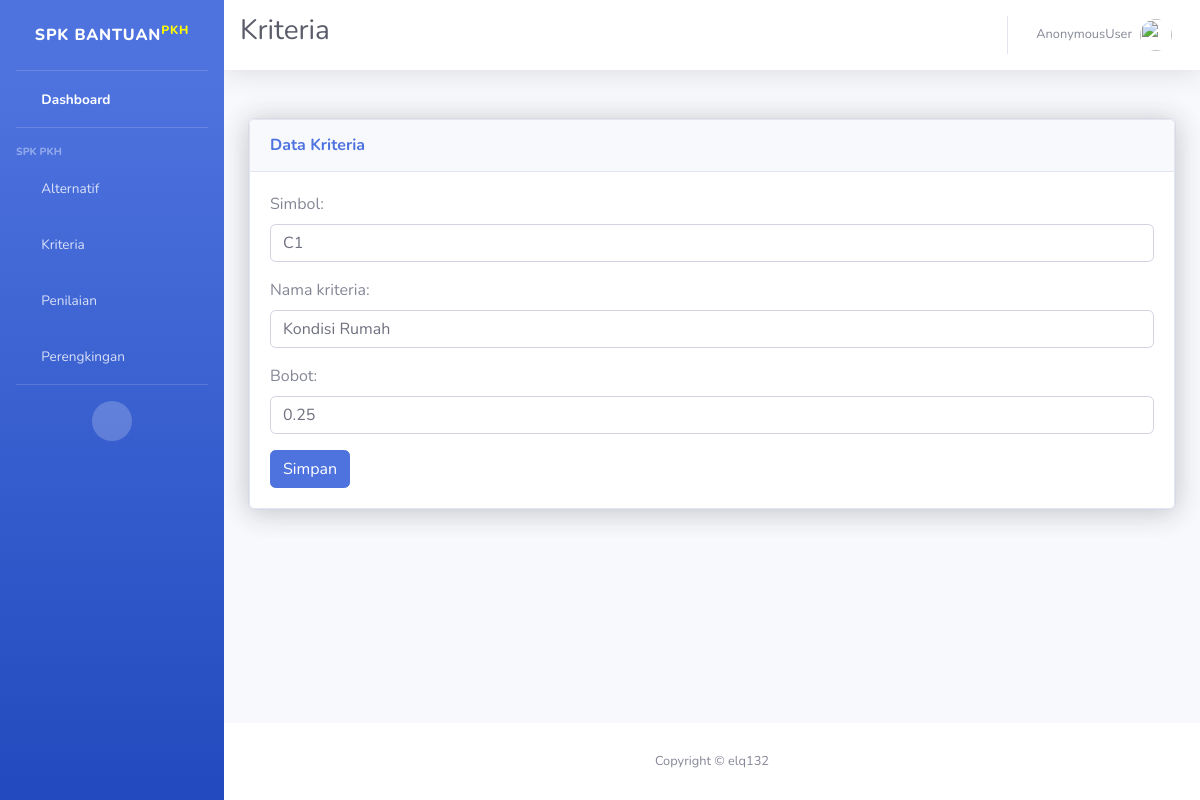
/dashboard/upkriteria/1, run on the app's committed database.
### SPK/models.py (models this page shows, shortened)
class Kriteria(models.Model):
    simbol          = models.CharField(max_length=50)
    nama_kriteria   = models.CharField(max_length=50)
    bobot           = models.FloatField()

### SPK/views.py (the view)
# urls.py: path('upkriteria/<int:id>', views.kriteria_update, name='upkriteria'),
def kriteria_update(request, id):
    kriteria = get_object_or_404(Kriteria, id=id)
    if request.method == 'POST':
        form = KriteriaForm(request.POST, instance=kriteria)
        if form.is_valid():
            form.save()
            return redirect('data:kriteria')
    else:
        form = KriteriaForm(instance=kriteria)
    return render(request, 'kriteria_form.html', {'form': form})

### SPK/forms.py
class KriteriaForm(forms.ModelForm):
    class Meta:
        model = Kriteria
        fields = '__all__'
        widgets = {
            'simbol': forms.TextInput(attrs={'class': 'form-control'}),
            'nama_kriteria': forms.TextInput(attrs={'class': 'form-control'}),
            'bobot': forms.NumberInput(attrs={'class': 'form-control'}),
        }

### templates/kriteria_form.html (shortened to what this page needs)
{%load static%}
<!DOCTYPE html>
<html lang="en">
<head>
    <link href="{%static 'vendor/fontawesome-free/css/all.min.css'%}" rel="stylesheet" type="text/css">
    <link href="{%static 'css/sb-admin-2.min.css'%}" rel="stylesheet">
</head>
<body id="page-top">
    <div id="wrapper">
        <ul class="navbar-nav bg-gradient-primary sidebar sidebar-dark accordion" id="accordionSidebar">
            <a class="sidebar-brand d-flex align-items-center justify-content-center" href="{%url 'index'%}">
                <div class="sidebar-brand-text mx-3">SPK Bantuan<sup style="color: rgb(255, 251, 0);">PKH</sup></div>
            </a>
            <hr class="sidebar-divider my-0">
            <li class="nav-item active">
                <a class="nav-link" href="{%url 'index'%}">
                    <i class="fas fa-fw fa-tachometer-alt"></i>
                    <span>Dashboard</span></a>
            </li>
            <hr class="sidebar-divider">
            <div class="sidebar-heading">
                SPK PKH
            </div>
            <li class="nav-item">
                <a class="nav-link" href="{%url 'data:alternatif'%}">
                    <i class="fas fa-fw fa-chart-area"></i>
                    <span>Alternatif</span></a>
            </li>
            <li class="nav-item">
                <a class="nav-link collapsed" href="#" data-toggle="collapse" data-target="#collapseTwo"
                    aria-expanded="true" aria-controls="collapseTwo">
                    <i class="fas fa-fw fa-cog"></i>
                    <span>Kriteria</span>
                </a>
            </li>
            <li class="nav-item">
                <a class="nav-link" href="{%url 'data:penilaian'%}">
                    <i class="fas fa-fw fa-table"></i>
                    <span>Penilaian</span></a>
            </li>
            <li class="nav-item">
                <a class="nav-link" href="{%url 'data:perengkingan'%}">
                    <i class="fas fa-fw fa-folder"></i>
                    <span>Perengkingan</span></a>
            </li>
            <hr class="sidebar-divider d-none d-md-block">
            <div class="text-center d-none d-md-inline">
                <button class="rounded-circle border-0" id="sidebarToggle"></button>
            </div>
        </ul>
        <div id="content-wrapper" class="d-flex flex-column">
            <div id="content">
                <nav class="navbar navbar-expand navbar-light bg-white topbar mb-4 static-top shadow">
                    <div class=""><h1 class="h3 mb-0 text-gray-800">Kriteria<h1></div>
                    <ul class="navbar-nav ml-auto">
                        <li class="nav-item dropdown no-arrow">
                            <a class="nav-link dropdown-toggle" href="#" id="userDropdown" role="button"
                                data-toggle="dropdown" aria-haspopup="true" aria-expanded="false">
                                <span class="mr-2 d-none d-lg-inline text-gray-600 small">{{user}}</span>
                                <img class="img-profile rounded-circle"
                                    src="{%static 'img/undraw_profile.svg'%}">
                            </a>
                        </li>
                    </ul>
                </nav>
                <div class="container-fluid">
                    <div class="row">
                        <div class="col-xl-12 col-lg-9">
                            <div class="card shadow mb-4">
                                <div class="card shadow">
                                    <div class="card-header py-3">
                                        <h6 class="m-0 font-weight-bold text-primary">Data Kriteria</h6>
                                    </div>
                                    <div class="card-body ">
                                        <form method="POST">
                                            {{ form.as_p }}
                                            <button class="btn btn-primary" type="submit">Simpan</button>
                                          </form>
                                    </div>
                                </div>
                            </div>
                        </div>
                    </div>
                </div>
            </div>
            <footer class="sticky-footer bg-white">
                <div class="container my-auto">
                    <div class="copyright text-center my-auto">
                        <span>Copyright &copy; elq132</span>
                    </div>
                </div>
            </footer>
        </div>
    </div>
</body>
</html>

### data on the page
Kriteria: simbol "C1", nama_kriteria "Kondisi Rumah", bobot "0.25"

### other printed values
{{ user }} "AnonymousUser"
